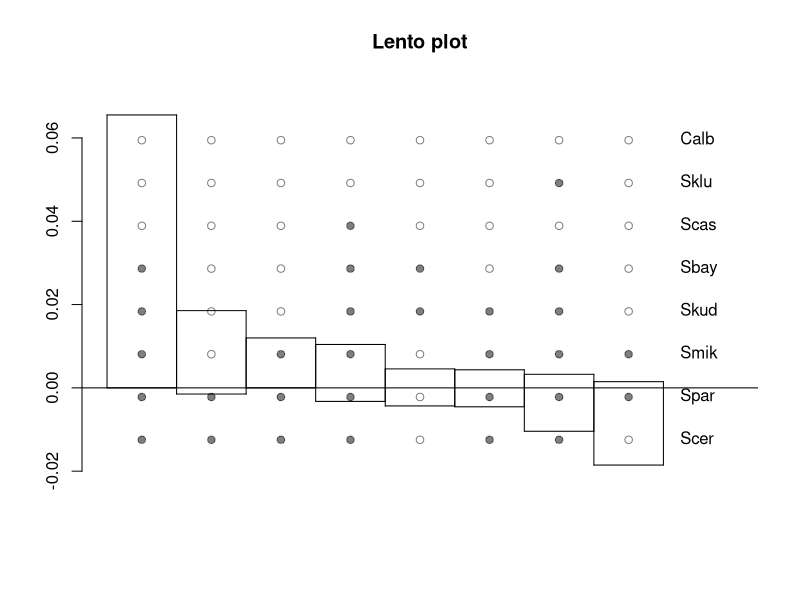
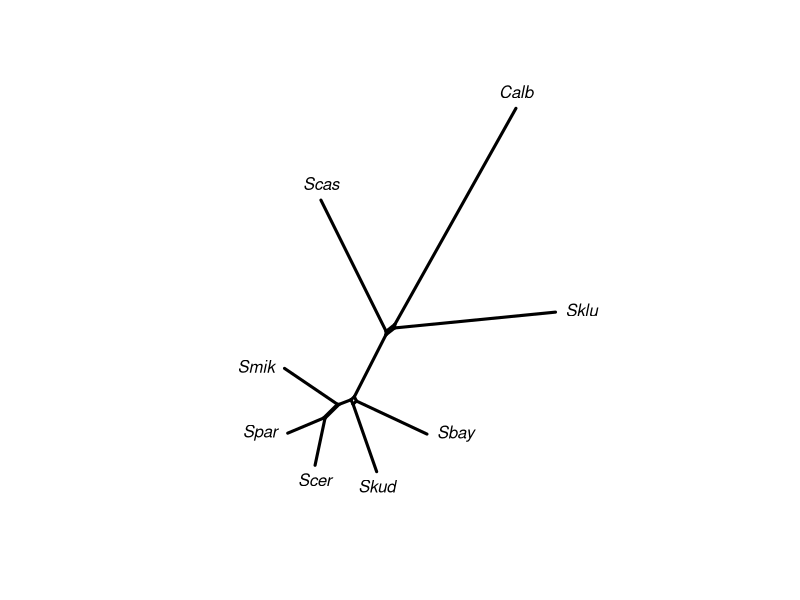

The R script that drew these images, in order:
library(phangorn)


### Name: distanceHadamard
### Title: Distance Hadamard
### Aliases: distanceHadamard
### Keywords: cluster

### ** Examples


data(yeast)
dm <- dist.hamming(yeast)
dm <- as.matrix(dm)
fit <- distanceHadamard(dm)
lento(fit)
plot(as.networx(fit), "2D")
